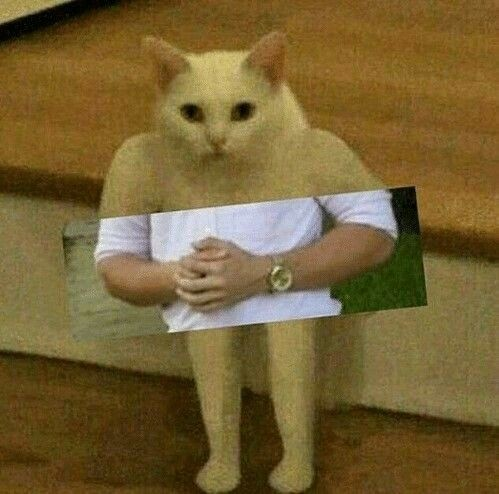
#> input picture images/angry_cat.jpg, 499 x 494 px
$ python HOG.py   (older library calls are emulated)
#> lines starting #> are read from the running program, lines starting #| are printed output that depends on the picture
import cv2
import numpy as np
import matplotlib.pyplot as plt

BLOCK_SIZE = 8
BLOCK_NORM_SIZE = 16
NB_BIN = 9

img = cv2.imread('images/angry_cat.jpg')
#> img is the input picture: shape (494, 499, 3); mean B, G, R 52.3, 97.9, 118.7
img = np.transpose(img, (1, 0, 2))
#> img: shape (499, 494, 3)
img = cv2.cvtColor(img, cv2.COLOR_BGR2RGB)
image = img.astype(np.float32)
image = cv2.resize(image, (488, 496), interpolation = cv2.INTER_AREA)
#> image: shape (496, 488, 3) float32

kernely = np.array([[-1., 0., 1.]])
kernelx = np.transpose(kernely)

image = np.sqrt(image)
Gx = cv2.filter2D(image, cv2.CV_32F, kernelx)
Gy = cv2.filter2D(image, cv2.CV_32F, kernely)
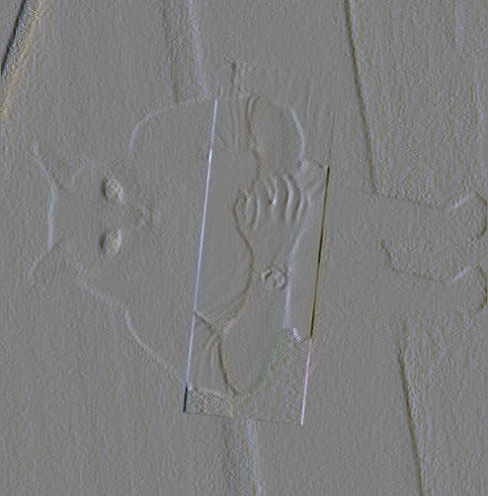
#> Gy: shape (496, 488, 3) float32; mean R, G, B -0.00354, -0.00385, -0.00558; drawn with min black and max white

mag = np.sqrt(Gx**2 + Gy**2)
ang = np.arctan2(Gy, Gx)

maxindexes = np.argmax(mag, axis=-1)[..., np.newaxis]
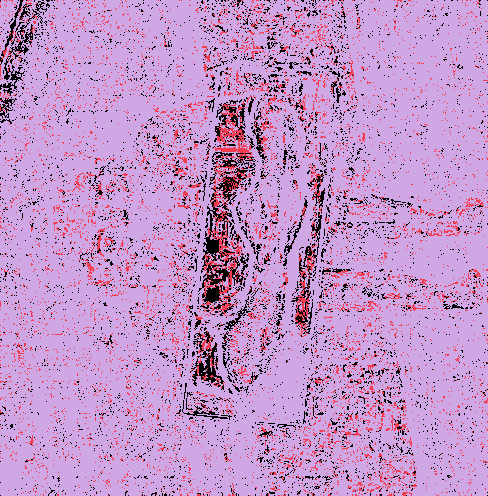
#> maxindexes: shape (496, 488, 1) int64; 3 distinct labels, from 0 to 2; one colour per label, 0 black
magmax = np.take_along_axis(mag, maxindexes, axis=-1).squeeze(-1)
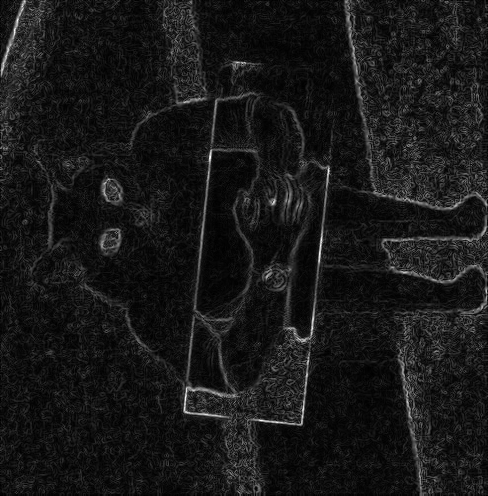
#> magmax: shape (496, 488) float32; min 0, max 8.58, mean 0.816; drawn with min black and max white
angmax = np.take_along_axis(ang, maxindexes, axis=-1).squeeze(-1)
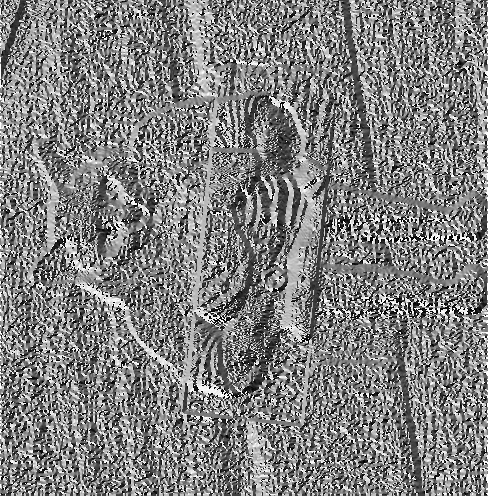
#> angmax: shape (496, 488) float32; min -3.14, max 3.14, mean 0.0102; drawn with min black and max white
angmax = np.rad2deg(angmax)

histo = np.zeros((int(image.shape[0]/BLOCK_SIZE), int(image.shape[1]/BLOCK_SIZE), NB_BIN))

step = 180/NB_BIN
bin0 = (angmax % 180) // step
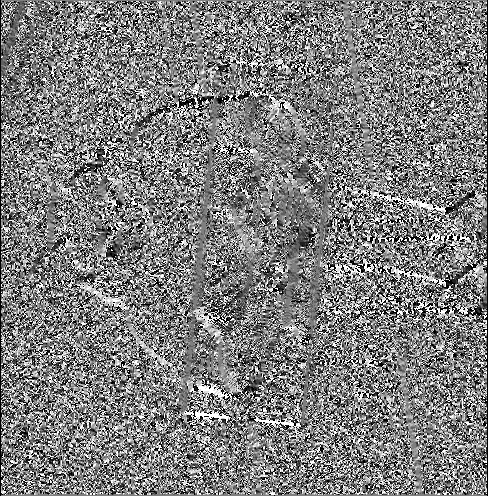
#> bin0: shape (496, 488) float32; min 0, max 8, mean 3.98; drawn with min black and max white
bin0[np.where(bin0>=NB_BIN)]=0
bin1 = bin0 + 1
bin1[np.where(bin1>=NB_BIN)]=0
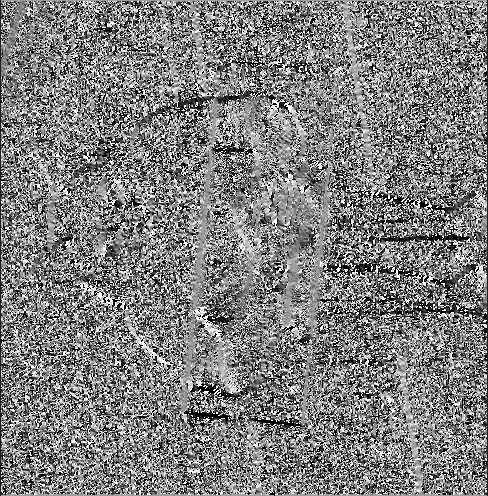
#> bin1: shape (496, 488) float32; min 0, max 8, mean 4.01; drawn with min black and max white

plt.subplot(321), plt.imshow(img), plt.title('Image')
plt.subplot(323), plt.imshow(Gx), plt.title('Gradient X')
plt.subplot(324), plt.imshow(Gy), plt.title('Gradient Y')
plt.subplot(325), plt.imshow(magmax), plt.title('Magnitude image')
plt.subplot(326), plt.imshow(angmax), plt.title('Orientation image')

plt.show()
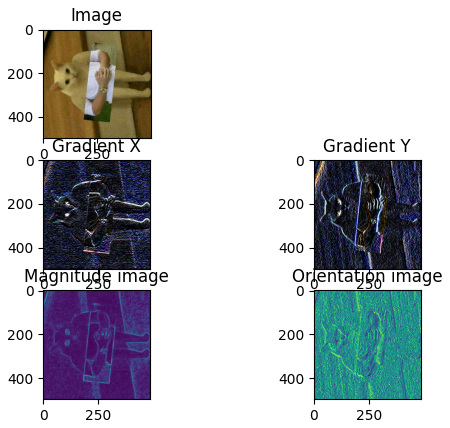
#> figure drawn by matplotlib, 5 panels

$ run again, with images/help_cat.jpg copied over images/angry_cat.jpg
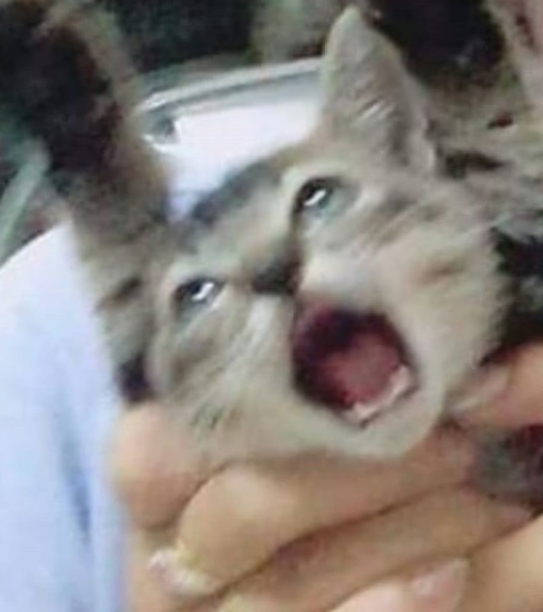
#> input picture images/help_cat.jpg, 543 x 612 px
#> img is the input picture: shape (612, 543, 3); mean B, G, R 124.2, 128.3, 135
#> `bin0 = (angmax % 180) // step`:
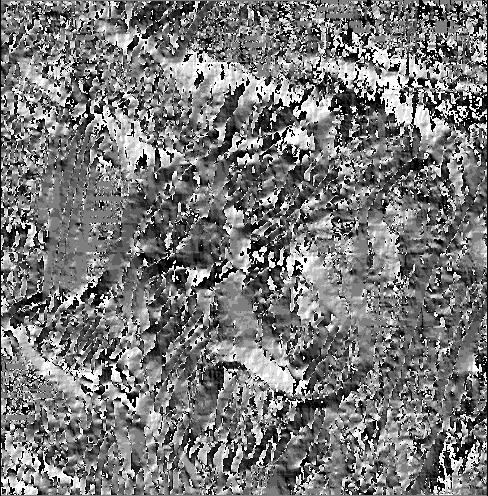
#> bin0: shape (496, 488) float32; min 0, max 8, mean 3.79; drawn with min black and max white
#> `bin1[np.where(bin1>=NB_BIN)]=0`:
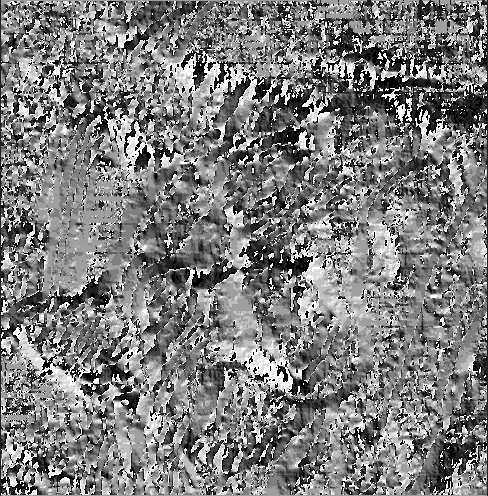
#> bin1: shape (496, 488) float32; min 0, max 8, mean 3.95; drawn with min black and max white
